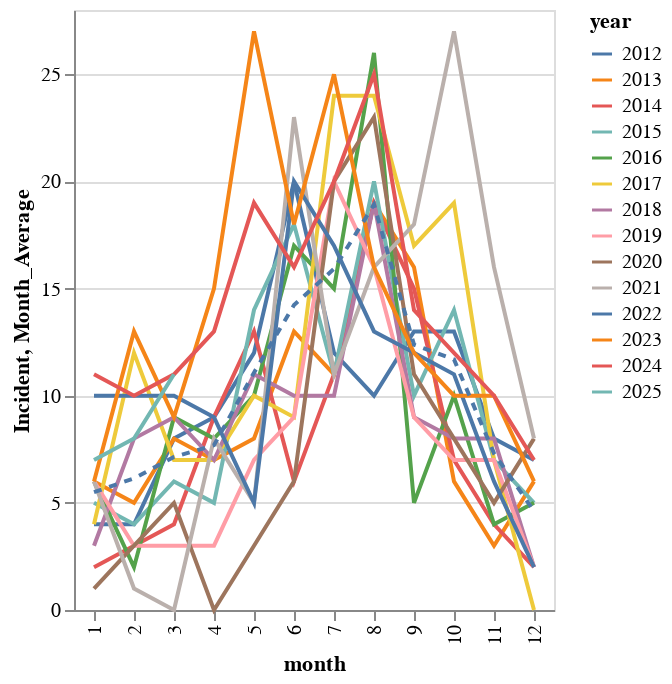

Here is the notebook cell this chart was saved with:
### Code cell
year_line = alt.Chart(data_graph).mark_line().encode(
    alt.X('month:O'),
    alt.Y('Incident:Q'),
    alt.Color('year:N')
)

average_month = alt.Chart(data_graph).mark_line(strokeDash=[4, 4]).encode(
    alt.Y('Month_Average:Q'),
    alt.X('month:O'),

)

year_line + average_month

### Figure 1 — Vega-Lite specification as saved in the notebook (floating-point values rounded to 4 significant figures; data arrays with more than 128 entries replaced by an {"elided": "..."} marker saying what was removed)
{"config": {"view": {"continuousWidth": 300, "continuousHeight": 300}}, "layer": [{"mark": {"type": "line"}, "encoding": {"color": {"field": "year", "type": "nominal"}, "x": {"field": "month", "type": "ordinal"}, "y": {"field": "Incident", "type": "quantitative"}}}, {"mark": {"type": "line", "strokeDash": [4, 4]}, "encoding": {"x": {"field": "month", "type": "ordinal"}, "y": {"field": "Month_Average", "type": "quantitative"}}}], "data": {"name": "data-ca9c233445b02c8c72c26b7e6484eed2"}, "$schema": "https://vega.github.io/schema/vega-lite/v5.20.1.json", "datasets": {"data-ca9c233445b02c8c72c26b7e6484eed2": {"elided": "159 records"}}}
